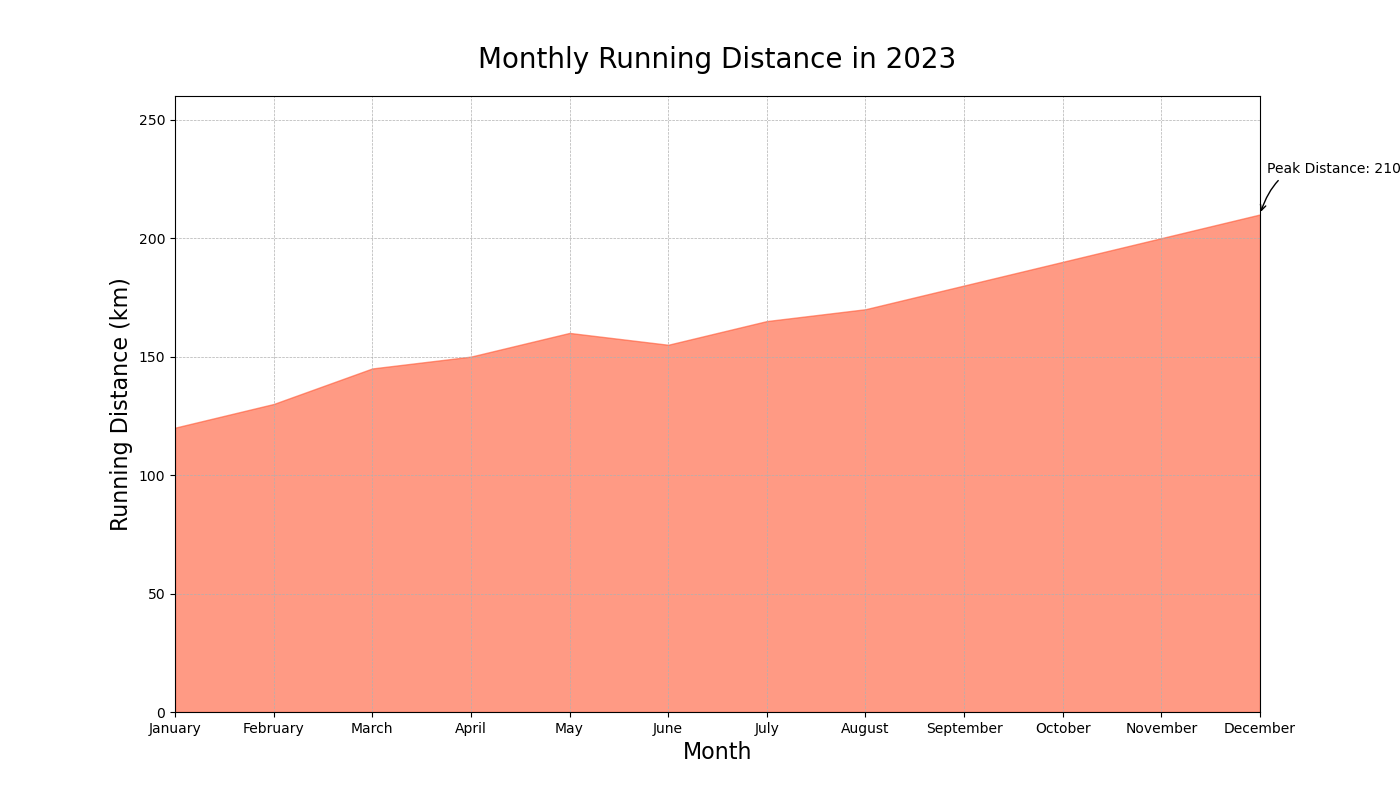

The script that drew this image:

import matplotlib.pyplot as plt

# Data
months = [
    'January', 'February', 'March', 'April', 'May', 'June',
    'July', 'August', 'September', 'October', 'November', 'December'
]
running_distance = [
    120, 130, 145, 150, 160, 155,
    165, 170, 180, 190, 200, 210
]

# Plot
fig, ax = plt.subplots(figsize=(14, 8))
ax.fill_between(months, running_distance, color='#ff5733', alpha=0.6)

# Style
ax.set_title('Monthly Running Distance in 2023', fontsize=20, pad=20)
ax.set_xlabel('Month', fontsize=16)
ax.set_ylabel('Running Distance (km)', fontsize=16)
ax.set_ylim(0, max(running_distance) + 50)
ax.margins(x=0)
ax.grid(True, which='both', linestyle='--', linewidth=0.5)

# Annotation
peak_distance = max(running_distance)
peak_month = months[running_distance.index(peak_distance)]
ax.annotate(f'Peak Distance: {peak_distance} km', xy=(peak_month, peak_distance), xytext=(5, 30),
            textcoords='offset points', arrowprops=dict(arrowstyle="->", connectionstyle="arc3,rad=.5"))

plt.show()
